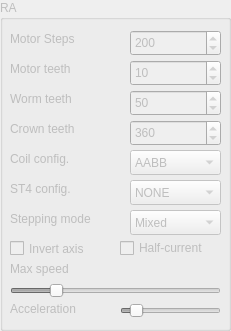
    <widget class="QGroupBox" name="RA">
     <property name="enabled">
      <bool>false</bool>
     </property>
     <property name="geometry">
      <rect>
       <x>10</x>
       <y>30</y>
       <width>231</width>
       <height>331</height>
      </rect>
     </property>
     <property name="title">
      <string>RA</string>
     </property>
     <widget class="QSpinBox" name="MotorSteps_0">
      <property name="geometry">
       <rect>
        <x>130</x>
        <y>30</y>
        <width>91</width>
        <height>26</height>
       </rect>
      </property>
      <property name="minimum">
       <number>1</number>
      </property>
      <property name="maximum">
       <number>16777215</number>
      </property>
      <property name="value">
       <number>200</number>
      </property>
     </widget>
     <widget class="QSpinBox" name="Worm_0">
      <property name="geometry">
       <rect>
        <x>130</x>
        <y>90</y>
        <width>91</width>
        <height>26</height>
       </rect>
      </property>
      <property name="minimum">
       <number>1</number>
      </property>
      <property name="maximum">
       <number>16777215</number>
      </property>
      <property name="value">
       <number>50</number>
      </property>
     </widget>
     <widget class="QSpinBox" name="Crown_0">
      <property name="geometry">
       <rect>
        <x>130</x>
        <y>120</y>
        <width>91</width>
        <height>26</height>
       </rect>
      </property>
      <property name="minimum">
       <number>1</number>
      </property>
      <property name="maximum">
       <number>16777215</number>
      </property>
      <property name="value">
       <number>360</number>
      </property>
     </widget>
     <widget class="QLabel" name="label_2">
      <property name="geometry">
       <rect>
        <x>10</x>
        <y>30</y>
        <width>111</width>
        <height>17</height>
       </rect>
      </property>
      <property name="text">
       <string>Motor Steps</string>
      </property>
     </widget>
     <widget class="QLabel" name="label_4">
      <property name="geometry">
       <rect>
        <x>10</x>
        <y>90</y>
        <width>111</width>
        <height>17</height>
       </rect>
      </property>
      <property name="text">
       <string>Worm teeth</string>
      </property>
     </widget>
     <widget class="QLabel" name="label_5">
      <property name="geometry">
       <rect>
        <x>10</x>
        <y>120</y>
        <width>111</width>
        <height>17</height>
       </rect>
      </property>
      <property name="text">
       <string>Crown teeth</string>
      </property>
     </widget>
     <widget class="QComboBox" name="Coil_0">
      <property name="geometry">
       <rect>
        <x>130</x>
        <y>150</y>
        <width>91</width>
        <height>25</height>
       </rect>
      </property>
      <item>
       <property name="text">
        <string>AABB</string>
       </property>
      </item>
      <item>
       <property name="text">
        <string>ABAB</string>
       </property>
      </item>
      <item>
       <property name="text">
        <string>ABBA</string>
       </property>
      </item>
     </widget>
     <widget class="QLabel" name="label_6">
      <property name="geometry">
       <rect>
        <x>10</x>
        <y>150</y>
        <width>111</width>
        <height>17</height>
       </rect>
      </property>
      <property name="text">
       <string>Coil config.</string>
      </property>
     </widget>
     <widget class="QComboBox" name="GPIO_0">
      <property name="geometry">
       <rect>
        <x>130</x>
        <y>180</y>
        <width>91</width>
        <height>25</height>
       </rect>
      </property>
      <item>
       <property name="text">
        <string>NONE</string>
       </property>
      </item>
      <item>
       <property name="text">
        <string>ST4</string>
       </property>
      </item>
      <item>
       <property name="text">
        <string>DRIVER</string>
       </property>
      </item>
     </widget>
     <widget class="QLabel" name="label_7">
      <property name="geometry">
       <rect>
        <x>10</x>
        <y>180</y>
        <width>111</width>
        <height>17</height>
       </rect>
      </property>
      <property name="text">
       <string>ST4 config.</string>
      </property>
     </widget>
     <widget class="QSpinBox" name="Motor_0">
      <property name="geometry">
       <rect>
        <x>130</x>
        <y>60</y>
        <width>91</width>
        <height>26</height>
       </rect>
      </property>
      <property name="minimum">
       <number>1</number>
      </property>
      <property name="maximum">
       <number>16777215</number>
      </property>
      <property name="value">
       <number>10</number>
      </property>
     </widget>
     <widget class="QLabel" name="label_15">
      <property name="geometry">
       <rect>
        <x>10</x>
        <y>60</y>
        <width>111</width>
        <height>17</height>
       </rect>
      </property>
      <property name="text">
       <string>Motor teeth</string>
      </property>
     </widget>
     <widget class="QSlider" name="MaxSpeed_0">
      <property name="geometry">
       <rect>
        <x>10</x>
        <y>281</y>
        <width>211</width>
        <height>20</height>
       </rect>
      </property>
      <property name="minimum">
       <number>1</number>
      </property>
      <property name="maximum">
       <number>1000</number>
      </property>
      <property name="value">
       <number>200</number>
      </property>
      <property name="orientation">
       <enum>Qt::Horizontal</enum>
      </property>
      <property name="tickPosition">
       <enum>QSlider::NoTicks</enum>
      </property>
      <property name="tickInterval">
       <number>50</number>
      </property>
     </widget>
     <widget class="QSlider" name="Acceleration_0">
      <property name="geometry">
       <rect>
        <x>120</x>
        <y>300</y>
        <width>101</width>
        <height>21</height>
       </rect>
      </property>
      <property name="maximum">
       <number>100</number>
      </property>
      <property name="singleStep">
       <number>1</number>
      </property>
      <property name="value">
       <number>10</number>
      </property>
      <property name="orientation">
       <enum>Qt::Horizontal</enum>
      </property>
      <property name="tickPosition">
       <enum>QSlider::NoTicks</enum>
      </property>
      <property name="tickInterval">
       <number>8</number>
      </property>
     </widget>
     <widget class="QLabel" name="MaxSpeed_label_0">
      <property name="geometry">
       <rect>
        <x>10</x>
        <y>260</y>
        <width>201</width>
        <height>17</height>
       </rect>
      </property>
      <property name="text">
       <string>Max speed</string>
      </property>
     </widget>
     <widget class="QLabel" name="Acceleration_label_0">
      <property name="geometry">
       <rect>
        <x>10</x>
        <y>300</y>
        <width>111</width>
        <height>17</height>
       </rect>
      </property>
      <property name="text">
       <string>Acceleration</string>
      </property>
     </widget>
     <widget class="QCheckBox" name="Invert_0">
      <property name="geometry">
       <rect>
        <x>10</x>
        <y>238</y>
        <width>91</width>
        <height>21</height>
       </rect>
      </property>
      <property name="text">
       <string>Invert axis</string>
      </property>
     </widget>
     <widget class="QComboBox" name="SteppingMode_0">
      <property name="geometry">
       <rect>
        <x>130</x>
        <y>210</y>
        <width>91</width>
        <height>25</height>
       </rect>
      </property>
      <item>
       <property name="text">
        <string>Mixed</string>
       </property>
      </item>
      <item>
       <property name="text">
        <string>Microstep</string>
       </property>
      </item>
      <item>
       <property name="text">
        <string>Half-step</string>
       </property>
      </item>
     </widget>
     <widget class="QLabel" name="label_9">
      <property name="geometry">
       <rect>
        <x>10</x>
        <y>210</y>
        <width>111</width>
        <height>17</height>
       </rect>
      </property>
      <property name="text">
       <string>Stepping mode</string>
      </property>
     </widget>
     <widget class="QCheckBox" name="HalfCurrent_0">
      <property name="geometry">
       <rect>
        <x>120</x>
        <y>240</y>
        <width>101</width>
        <height>16</height>
       </rect>
      </property>
      <property name="text">
       <string>Half-current</string>
      </property>
     </widget>
    </widget>
